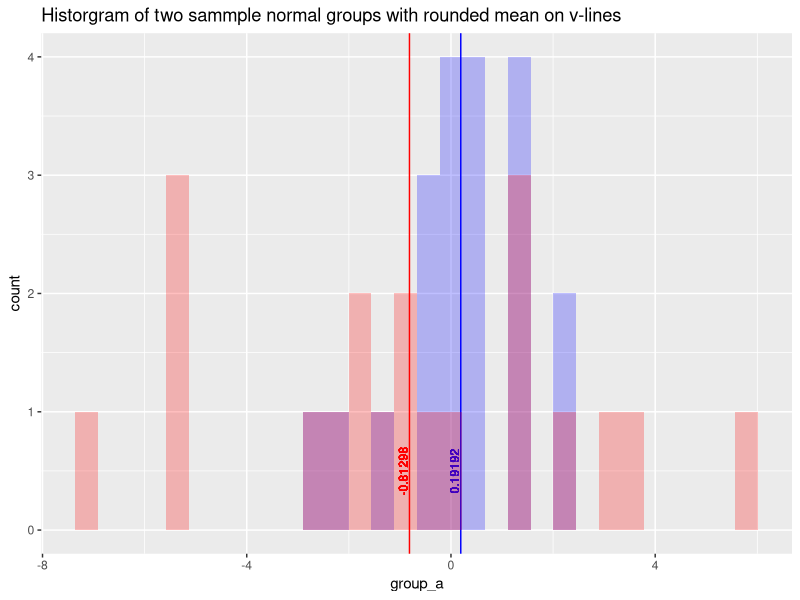

Source code (R): (Note: this script raises an error after producing the figure.)
# t-test vs KS-tests - a comparison

set.seed(42)
### rnorm
group_a <- rnorm(n = 20, mean = 0, sd = 1)
group_b <- rnorm(n = 20, mean = 0, sd = 3)

df <- data.frame("group_a" = as.numeric(group_a),
                 "group_b" = as.numeric(group_b))

dplyr::glimpse(df)

t_a <- round(mean(df$group_a), 5)
t_b <- round(mean(df$group_b), 5)

library(tidyverse)

# Plot the two distributions
df %>%
  ggplot(aes(x = group_a)) +
  geom_histogram(alpha = .25, fill = "blue") +
  geom_vline(xintercept = t_a, color = "blue") +
  geom_text(aes(x = t_a, label = t_a),
            y = 0.5, angle = 90, vjust = -0.2, size = 3, color = "blue") +
  geom_histogram(aes(x = group_b), alpha = .25, fill = "red") +
  geom_vline(xintercept = t_b, color = "red") +
  geom_text(aes(x = t_b, label = t_b),
            y = 0.5, angle = 90, vjust = -0.2, size = 3, color = "red") +
  ggtitle("Historgram of two sammple normal groups with rounded mean on v-lines")

# 1. Welch Two Sample t-test for mean
res <- t.test(x = df$group_a,
              y = df$group_b,
              mu = 0, # diff of means
              aternative = "two.sided",
              conf.level = 0.95,
              var.equal = FALSE) # Welch approximation to the degrees of freedom is used

res
print(res$p.value)

# 1b. Student Two Sample t-test for mean
res1 <- t.test(x = df$group_a,
              y = df$group_b,
              mu = 0, # diff of means
              aternative = "two.sided",
              conf.level = 0.95,
              var.equal = TRUE) # Pooled variance is used to estimate the variance

res1
print(res1$p.value)
# cannot reject the h0 of 0 diff in mean


# 2. KS (Kolmogovor-Smirnov) test - a non-parametric and distribution free test.
res2 <- ks.test(x = df$group_a,
                y = df$group_b,
                alternative = "two.sided")


res2
print(res2$p.value) # 0.03354
# What is the implication of this?

# Ref - Lue valmiiks
# https://towardsdatascience.com/when-to-use-the-kolmogorov-smirnov-test-dd0b2c8a8f61


### lognorm
#group_a1 <- rlnorm(n=20, meanlog=3, sdlog=10)
#group_b1 <- rlnorm(n=20, meanlog=8, sdlog=10)
group_a1 <- rlnorm(n = 200, meanlog = 0, sdlog = 1)
group_b1 <- rlnorm(n = 200, meanlog = 0, sdlog = 1.1)

df2 <- data.frame("group_a1" = as.numeric(group_a1),
                  "group_b1" = as.numeric(group_b1))

t_a1 <- round(mean(df2$group_a1), 5)
t_b1 <- round(mean(df2$group_b1), 5)

df2 %>%
  filter(group1_a1 < 3) %>%
  ggplot(aes(x = group_a1)) +
  geom_histogram(alpha = .25, fill = "blue") +
  geom_vline(xintercept = t_a1, color = "blue") +
  geom_text(aes(x = t_a1, label = t_a1),
            y = 0.5, angle = 90, vjust = -0.2, size = 3, color = "blue") +
  geom_histogram(aes(x = group_b1), alpha = .25, fill = "red") +
  geom_vline(xintercept = t_b1, color = "red") +
  geom_text(aes(x = t_b1, label = t_b1),
            y = 0.5, angle = 90, vjust = -0.2, size = 3, color = "red") +
  ggtitle("Historgram of two sample lognormal groups with rounded mean on v-lines")

# exp log vals
df2 <- df2 %>%
  mutate(group_a1_exp = exp(group_a1)) %>%
  mutate(group_b1_exp = exp(group_b1))

t_a1_exp <- round(mean(df2$group_a1_exp), 5)

df2 %>%
  filter(group_a1 < 3) %>%
  filter(group_b1 < 3) %>%
  ggplot(aes(x = group_a1)) +
  geom_histogram(alpha = .25, fill = "blue") +
  geom_vline(xintercept = t_a1, color = "blue") +
  geom_text(aes(x = t_a1, label = t_a1),
            y = 0.5, angle = 90, vjust = -0.2, size = 3, color = "blue") +
  geom_histogram(aes(x = group_a1_exp), alpha = .25, fill = "red") +
  geom_vline(xintercept = t_a1_exp, color = "red") +
  geom_text(aes(x = t_a1_exp, label = t_a1_exp),
            y = 0.5, angle = 90, vjust = -0.2, size = 3, color = "red") +
  ggtitle("Historgram of two sample lognormal groups with rounded mean on v-lines")
